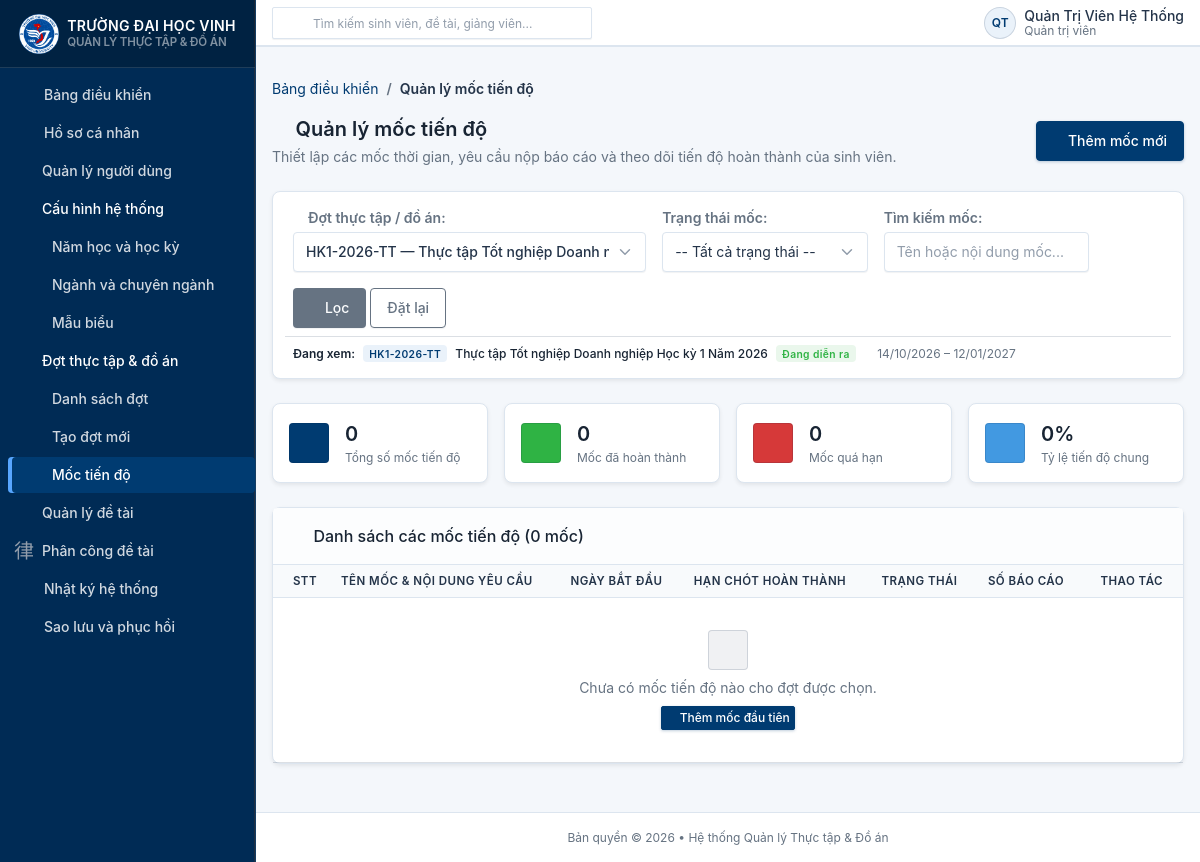
The app's page /milestones (signed in) with its own data.
### tables this page shows
CREATE TABLE IF NOT EXISTS `internship_periods` (
    `id` INT UNSIGNED AUTO_INCREMENT PRIMARY KEY COMMENT 'Khóa chính tự tăng',
    `code` VARCHAR(50) NOT NULL COMMENT 'Mã đợt định danh duy nhất (vd: HK1-2026-TT, HK2-2026-DA)',
    `name` VARCHAR(150) NOT NULL COMMENT 'Tên hiển thị của đợt thực tập / đồ án',
    `type` ENUM('internship', 'graduation_project') NOT NULL COMMENT 'Loại đợt: internship (Thực tập) hoặc graduation_project (Đồ án tốt nghiệp)',
    `start_date` DATE NOT NULL COMMENT 'Ngày bắt đầu đợt (YYYY-MM-DD)',
    `end_date` DATE NOT NULL COMMENT 'Ngày kết thúc đợt (YYYY-MM-DD)',
    `status` ENUM('draft', 'active', 'closed') NOT NULL DEFAULT 'draft' COMMENT 'Trạng thái đợt: draft (Nháp/Chưa mở), active (Đang diễn ra), closed (Đã kết thúc/Đóng)',
    `description` TEXT NULL COMMENT 'Mô tả chi tiết, quy định hoặc thông báo cho đợt',
    `created_at` DATETIME NOT NULL DEFAULT CURRENT_TIMESTAMP COMMENT 'Thời điểm tạo bản ghi',
    `updated_at` DATETIME NOT NULL DEFAULT CURRENT_TIMESTAMP ON UPDATE CURRENT_TIMESTAMP COMMENT 'Thời điểm cập nhật cuối',
    UNIQUE KEY `uk_internship_periods_code` (`code`),
    INDEX `idx_internship_periods_status` (`status`),
    INDEX `idx_internship_periods_type` (`type`),
    INDEX `idx_internship_periods_dates` (`start_date`, `end_date`),
    CONSTRAINT `chk_period_dates` CHECK (`end_date` >= `start_date`)
);

### app/Views/milestones/index.php (the view, shortened to what the rows shown need)
<?php
require dirname(__DIR__) . '/layouts/header.php';
$escape = static fn(mixed $value): string => htmlspecialchars(
    is_scalar($value) ? (string)$value : '',
    ENT_QUOTES,
    'UTF-8'
);
$allPeriods = is_array($allPeriods ?? null) ? $allPeriods : [];
$selectedPeriodId = filter_var($selectedPeriodId ?? null, FILTER_VALIDATE_INT) ?: null;
$isStudent = (bool)($isStudent ?? false);
$pageHeadingText = 'Quản lý mốc tiến độ';
?>
<div class="container-xl my-4">
    <div class="d-flex flex-wrap align-items-center justify-content-between gap-3 mb-4">
        <div>
            <h2 class="h2 text-dark mb-1">
                <i class="ti ti-timeline text-primary me-2"></i><?= $escape($pageHeadingText) ?>
            </h2>
        </div>
    </div>
    <div class="card mb-4 border-0 shadow-sm">
        <div class="card-body py-3">
            <form method="get" action="<?= $escape($baseUrl) ?>/milestones" class="row g-3 align-items-center">
            <?php
            $activePeriodInfo = null;
            foreach ($allPeriods as $p) {
                if ((int)$p['id'] === (int)$selectedPeriodId) {
                    $activePeriodInfo = $p;
                    break;
                }
            }
            ?>
            <?php if ($activePeriodInfo): ?>
                <div class="mt-2 pt-2 border-top d-flex flex-wrap align-items-center gap-2 small text-secondary">
                    <span class="fw-bold text-dark">Đang xem:</span>
                    <span class="badge bg-primary-lt text-primary fw-bold"><?= $escape($activePeriodInfo['code']) ?></span>
                    <span class="text-dark fw-medium"><?= $escape($activePeriodInfo['name']) ?></span>
                    <span class="badge <?= ($activePeriodInfo['status'] ?? '') === 'active' ? 'bg-success-lt text-success' : 'bg-secondary-lt text-secondary' ?>">
                        <?= ($activePeriodInfo['status'] ?? '') === 'active' ? 'Đang diễn ra' : (($activePeriodInfo['status'] ?? '') === 'closed' ? 'Đã đóng' : 'Chưa mở') ?>
                    </span>
                    <?php if (!empty($activePeriodInfo['start_date']) && !empty($activePeriodInfo['end_date'])): ?>
                        <span><i class="ti ti-calendar me-1"></i><?= date('d/m/Y', strtotime($activePeriodInfo['start_date'])) ?> – <?= date('d/m/Y', strtotime($activePeriodInfo['end_date'])) ?></span>
                    <?php endif; ?>
                </div>
            <?php endif; ?>
            </form>
        </div>
    </div>
    <div class="card border-0 shadow-sm">
        <div class="table-responsive">
            <table class="table table-vcenter card-table table-hover">
                <thead>
                    <tr>
                        <th class="w-1 text-center">STT</th>
                        <th>Tên mốc &amp; Nội dung yêu cầu</th>
                        <th>Ngày bắt đầu</th>
                        <th>Hạn chót hoàn thành</th>
                        <th>Trạng thái</th>
                        <?php if ($isStudent): ?>
                            <th>Trạng thái bài nộp</th>
                        <?php else: ?>
                            <th>Số báo cáo</th>
                        <?php endif; ?>
                        <th class="text-end">Thao tác</th>
                    </tr>
                </thead>
            </table>
        </div>
    </div>
</div>
<?php require dirname(__DIR__) . '/layouts/footer.php'; ?>

### records on screen
internship_periods: code "HK1-2026-TT", name "Thực tập Tốt nghiệp Doanh nghiệp Học kỳ 1 Năm 2026", start_date "14/10/2026", end_date "12/01/2027"

### other values on screen
$title "Năm học và học kỳ Ngành và chuyên ngành Mẫu biểu Nhật ký hệ thống Sao lưu và phục hồi"
$escape($headerInitials) "QT"
$escape($currentFullName) "Quản Trị Viên Hệ Thống"
$escape($displayRole) "Quản trị viên"
$escape($pageHeadingText) "Quản lý mốc tiến độ"
$escape($pageSubheadingText) "Thiết lập các mốc thời gian, yêu cầu nộp báo cáo và theo dõi tiến độ hoàn thành của sinh viên."
$progressStats['total_milestones'] "0"
$progressStats['completed_milestones'] "0"
$progressStats['overdue_milestones'] "0"
$progressStats['completion_rate'] "0"
count($milestones) "0"
form field period_id "HK1-2026-TT — Thực tập Tốt nghiệp Doanh nghiệp Học kỳ 1 Năm 2026 [Đang diễn ra]"
